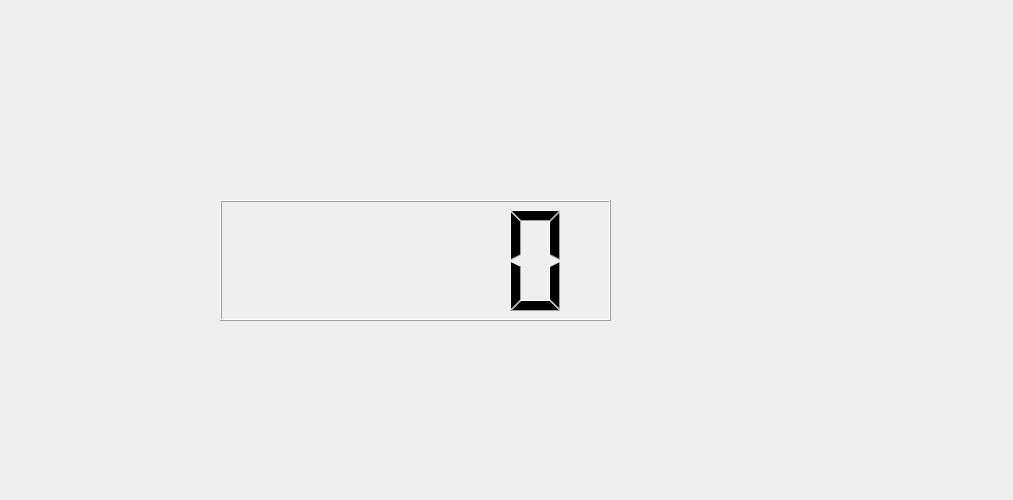
<?xml version="1.0" encoding="UTF-8"?>
<ui version="4.0">
 <class>Widget</class>
 <widget class="QWidget" name="Widget">
  <property name="geometry">
   <rect>
    <x>0</x>
    <y>0</y>
    <width>1013</width>
    <height>500</height>
   </rect>
  </property>
  <property name="windowTitle">
   <string>Widget</string>
  </property>
  <widget class="QLCDNumber" name="lcdNumber">
   <property name="geometry">
    <rect>
     <x>220</x>
     <y>200</y>
     <width>391</width>
     <height>121</height>
    </rect>
   </property>
  </widget>
 </widget>
 <layoutdefault spacing="6" margin="11"/>
 <resources/>
 <connections/>
</ui>
